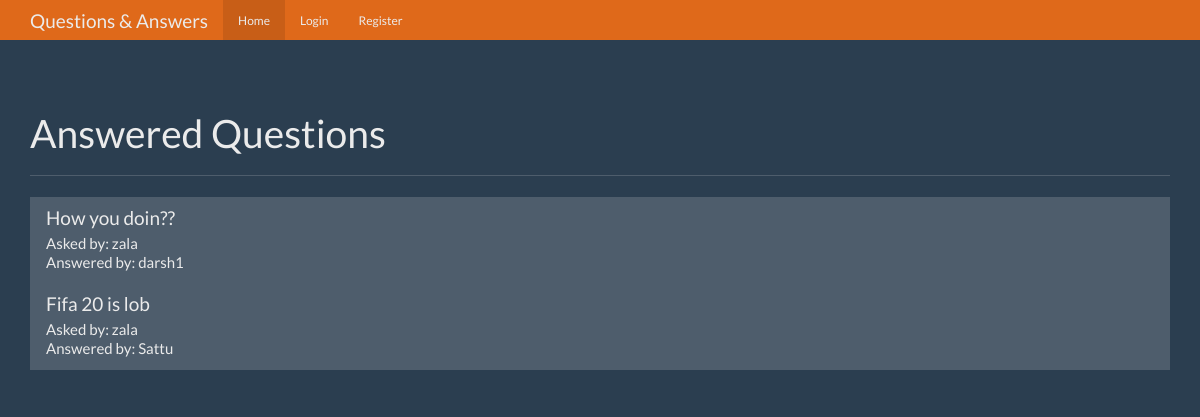
The page / on the database its author committed.
### tables this page shows
CREATE TABLE questions(id integer primary key autoincrement,
    question_text text not null,
    answer_text text,
    asked_by integer not null,
    expert_id integer not null);

CREATE TABLE users(
    id integer primary key autoincrement,
    name text not null,
    password text not null,
    expert boolean not null,
    admin boolean not null
);

### app.py (the view)
@app.route('/')
def index():
    user = get_current_user()
    db = get_db()
    cur = db.execute('select questions.id as question_id,questions.question_text,askers.name as asker_name,experts.name as expert_name from questions \
        join users as askers on askers.id = questions.asked_by \
            join users as experts on experts.id = questions.expert_id where questions.answer_text is not null')
    questions = cur.fetchall()
    return render_template('home.html',user = user,questions = questions)

### app.py (called while the page is built)
def get_current_user():
    user_result = None
    if 'user' in session:
        user = session['user']
        db = get_db()
        cur = db.execute("select id,name,password,expert,admin from users where name = ?",[user])
        user_result = cur.fetchone()
    return user_result

### database.py (called while the page is built)
def connect_db():
    sql = sqlite3.connect('questions.db')
    sql.row_factory = sqlite3.Row
    return sql

def get_db():
    if not hasattr(g,'sqlite_db'):
        g.sqlite_db = connect_db()
    return g.sqlite_db

### templates/home.html (shortened to what this page needs)
<!DOCTYPE html>
<html lang="en">
  <head>
    <link href="{{ url_for('static',filename = 'bootstrap.min.css') }}" rel="stylesheet">
    <link href="{{ url_for('static',filename = 'theme.css') }}" rel="stylesheet">
  </head>
  <body>
    <nav class="navbar navbar-inverse navbar-fixed-top">
      <div class="container">
        <div class="navbar-header">
          <a class="navbar-brand" href="#">Questions & Answers</a>
        </div>
        <div id="navbar" class="navbar-collapse collapse">
          <ul class="nav navbar-nav">
            <li class="active"><a href="{{url_for('index')}}">Home</a></li>
            {% if not user %}
            <li><a href="{{url_for('login')}}">Login</a></li>
            <li><a href="{{url_for('register')}}">Register</a></li>
            {% endif %}
          </ul>
        </div>
      </div>
    </nav>
    <div class="container theme-showcase" role="main">
      <div class="page-header">
        <h1>Answered Questions</h1>
      </div>
      <div class="row">
        <div class="col-lg-12">
          <div class="list-group">
            {% for i in questions %}
            <a href="{{url_for('question',id = i['question_id'])}}" class="list-group-item">
              <h4 class="list-group-item-heading">{{i['question_text']}}</h4>
              <p class="list-group-item-text">Asked by: {{i['asker_name']}}</p>
              <p class="list-group-item-text">Answered by: {{i['expert_name']}}</p>
            </a>
            {% endfor %}
          </div>
        </div>
      </div>
    </div>
  </body>
</html>

### static/theme.css (style rules this page uses)
body { padding-top: 70px; padding-bottom: 30px; }

### rows shown on the page
questions: question_text "How you doin??", asker_name "zala", expert_name "darsh1"
questions: question_text "Fifa 20 is lob", asker_name "zala", expert_name "Sattu"
